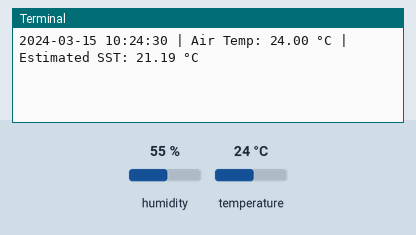
Recording of a program running on a simulated Raspberry Pi (BCM pin numbers). Parts: the last lines printed to the terminal. The inputs (shaded band) are chosen by the test bench; at power-on: temperature 24 °C, humidity 55 %. The clock reads 2024-03-15 10:24:30 at power-on unless the program sets it; files the program writes start out absent.

Above: at 1.2 s.
1.3 s: temperature set to 12 °C
At 6.0 s:
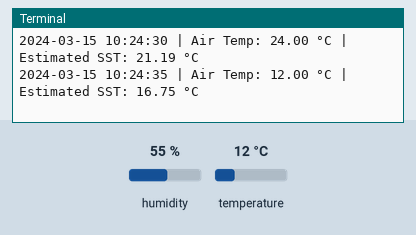
7.6 s: temperature set to 19 °C
At 11.9 s:
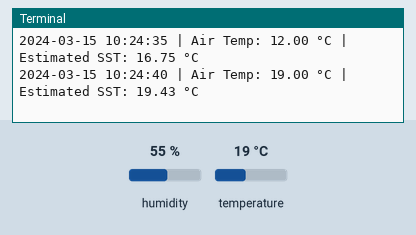
Timing chart, 0 to 13.4 s (numbered marks = the images above; inputs shaded):
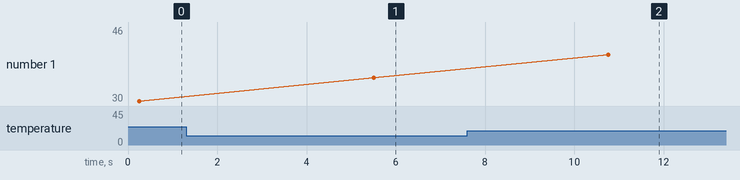

Measured:
- after the input at 1.3 s, the terminal: prints a new line after 4.2 s (image 1)
- after the input at 7.6 s, the terminal: prints a new line after 3.2 s (image 2)

The program:

DHT22.py
```python
import adafruit_dht
import board
import time
import csv
import os
from datetime import datetime

# Initialize the DHT22 sensor on GPIO 4
dht_sensor = adafruit_dht.DHT22(board.D4)

# Create a directory and CSV file for logging data
timestamp = datetime.now().strftime("%Y-%m-%d_%H-%M-%S")
results_dir = f"SST_log_{timestamp}"
os.makedirs(results_dir, exist_ok=True)
csv_file_path = os.path.join(results_dir, "sst_readings.csv")

# Write header to CSV file
with open(csv_file_path, mode='w', newline='') as file:
    writer = csv.writer(file)
    writer.writerow(["Timestamp", "Air_Temperature_C", "Estimated_SST_C"])

# Function to estimate SST based on surface air temperature (from El-Geziry et al., 2023)
def estimate_sst(temp_air):
    if temp_air < 24:  # Approximate winter condition
        return 0.3832 * temp_air + 12.154
    else:  # Approximate summer condition
        return 0.6567 * temp_air + 5.4271

try:
    while True:
        try:
            air_temp = dht_sensor.temperature

            if air_temp is not None:
                sst = estimate_sst(air_temp)
                now = datetime.now().strftime("%Y-%m-%d %H:%M:%S")

                # Print current reading
                print(f"{now} | Air Temp: {air_temp:.2f} °C | Estimated SST: {sst:.2f} °C")

                # Append to CSV
                with open(csv_file_path, mode='a', newline='') as file:
                    writer = csv.writer(file)
                    writer.writerow([now, round(air_temp, 2), round(sst, 2)])

            else:
                print("Sensor read failed: No temperature value returned.")

        except RuntimeError as error:
            print(f"Sensor error: {error}")

        time.sleep(5)

except KeyboardInterrupt:
    print("Program interrupted by user.")

finally:
    dht_sensor.exit()
    print("Sensor cleanup complete.")
```
